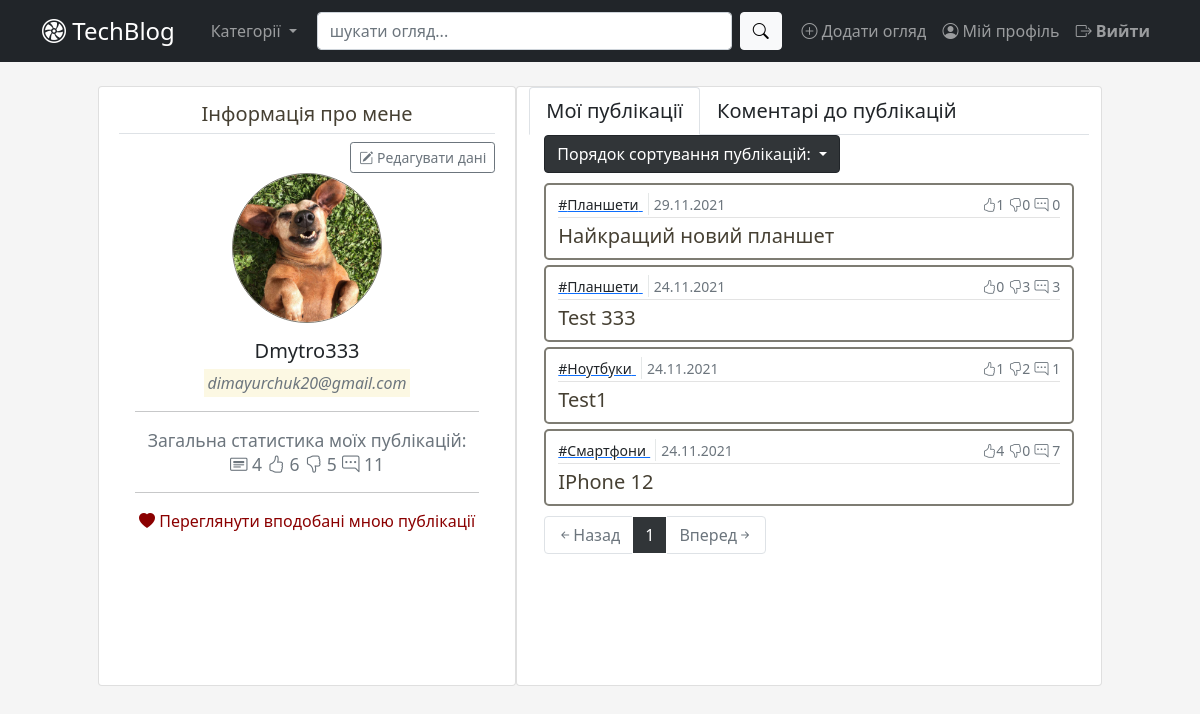
The app's page /auth/account (signed in) with its own data.
### app/user/models.py (models this page shows, shortened)
class User(db.Model, UserMixin):  # type: ignore
    id = db.Column(db.Integer, primary_key=True)  # type: ignore
    username = db.Column(db.String(30), unique=True, nullable=False)
    email = db.Column(db.String(50), unique=True, nullable=False)
    password = db.Column(db.String(30), nullable=False)
    picture = db.Column(db.String(20), nullable=False,
                        server_default='default.jpg')  # type: ignore
    admin = db.Column(db.Boolean, default=False)  # type: ignore
    comment = db.relationship('Comment', backref='user_br', lazy=True)
    like = db.relationship('Like', backref='user_br', lazy=True)
    posts = db.relationship('Post', backref='user_br', lazy=True)
    def is_admin(self):
        return self.admin
    def get_statistic(self):
        posts = Post.query.filter_by(user_id=self.id)
        result = {
            'posts_num': posts.count(),
            'likes': 0,
            'dislikes': 0,
            'comments': 0
        }
        for post in posts:
            result['likes'] = result['likes'] + post.total_likes
            result['dislikes'] = result['dislikes'] + post.total_dislikes
            result['comments'] = result['comments'] + post.total_comments
        return result
    def get_liked_posts(self):
        return db.session.query(Post).join(Like).\
            filter(Like.post_id == Post.id, Like.status == True).\
            filter(Like.user_id == self.id).order_by(Like.id.desc())

### app/blog/models.py (models this page shows, shortened)
class Post(db.Model):  # type: ignore
    __searchable__ = ['title']
    id = db.Column(db.Integer, primary_key=True)  # type: ignore
    category_id = db.Column(db.Integer, db.ForeignKey('category.id'),
                            nullable=False)  # type: ignore
    user_id = db.Column(db.Integer(), db.ForeignKey('user.id'))  # type: ignore
    title = db.Column(db.String(100), nullable=False)  # type: ignore
    content = db.Column(db.Text)  # type: ignore
    created_at = db.Column(db.DateTime, default=datetime.now)  # type: ignore
    comments = db.relationship('Comment', backref='post_br', lazy=True)
    likes = db.relationship('Like', backref='post_br', lazy=True)
    @hybrid_property
    def total_comments(self):
        return Comment.query.filter(Comment.post_id == self.id).count()
    @hybrid_property
    def total_likes(self):
        return Like.query.filter(
            Like.post_id == self.id,
            Like.status == True).count()
    @hybrid_property
    def total_dislikes(self):
        return Like.query.filter(
            Like.post_id == self.id,
            Like.status == False).count()

class Category(db.Model):  # type: ignore
    id = db.Column(db.Integer, primary_key=True)  # type: ignore
    name = db.Column(db.String(25), unique=True, nullable=False)
    category = db.relationship('Post', backref='category_br', lazy=True)

### app/user/views.py (the view)
@user_bp.route("/account")
@login_required
def account():
    posts = Post.query.filter_by(user_id=current_user.id)
    posts, sort_by = handle_posts_view(posts,
                                       request.args)
    comments = db.session.query(Comment).join(Post). \
        filter(Comment.post_id == Post.id,
               Comment.user_id != current_user.id,
               Post.user_id == current_user.id). \
        order_by(Comment.created_at.desc())
    return render_template('account.html', posts=posts, sort_by=sort_by,
                           liked_posts=current_user.get_liked_posts(),
                           comments=comments)

### app/user/models.py (called while the page is built)
@login_manager.user_loader
def load_user(user_id):
    return User.query.get(int(user_id))

### app/utils.py (called while the page is built)
def sort_posts(posts, sort_by):
    print('sort_posts')
    if sort_by == 'best':
        print('best')
        return posts.order_by(
            (Post.total_likes - Post.total_dislikes).desc(),
            Post.total_likes.desc()
        )
    elif sort_by == 'oldest':
        print('oldest')
        return posts.order_by(Post.created_at.asc())
    else:
        print('newest')
        return posts.order_by(Post.created_at.desc())

def handle_posts_view(posts, request_args):
    page = request_args.get('page', 1, type=int)
    sort_by = request_args.get('sort_by', 'newest', type=str)
    posts = sort_posts(posts, sort_by)
    posts = posts.paginate(page=page, per_page=5)
    return posts, sort_by

### app/user/templates/user/account.html (shortened to what this page needs)
{% extends "base.html" %}
{% block main %}
  {% from "_render_field.html" import render_liked_post_item, render_post_item_account, pagination_block, render_sorting_menu %}
  <div id="profile-main" class="row blogger-profile-section">
    <div id="profile-info" class="card col-5">
      <div class="p-2">
        <legend class="border-bottom text-center text-title p-1">Інформація про мене</legend>
        <div align="right"><a href="{{url_for('user_bp_in.account_update')}}" role="button" class="btn btn-outline-secondary btn-sm bi bi-pencil-square m-0" id="edit-button"> Редагувати дані</a></div>
          <div align="center">
            <img src="{{url_for('static',filename='profile_pictures/' + current_user.picture)}}" class="rounded-circle profile-img" alt="profile-image">
            <div class="card-body">
              <h5 class="card-title">{{ current_user.username }}</h5>
              <mark><em class="card-title text-muted">{{ current_user.email }}</em></mark>
              {% if posts.items[0] %}
                <hr>
                <div class="mt-3 h5">
                  <small class="text-muted">Загальна статистика моїх публікацій:</small>
                  <p>
                    <small class="text-muted"><i class="bi bi-card-heading" title="Загальна кількість публікацій"></i> {{current_user.get_statistic()['posts_num'] }}</small>
                    <small class="text-muted"><i class="bi bi-hand-thumbs-up" title="Кількість лайків"></i> {{ current_user.get_statistic()['likes'] }}</small>
                    <small class="text-muted"><i class="bi bi-hand-thumbs-down" title="Кількість дизлайків"></i> {{ current_user.get_statistic()['dislikes'] }}</small>
                    <small class="text-muted"><i class="bi bi-chat-right-dots" title="Кількість коментарів"></i> {{ current_user.get_statistic()['comments'] }}</small>
                  </p>
                </div>
              {% endif %}
              <hr>
              <div align="center"><a id="show-liked-link" class="bi bi-heart-fill m-0" data-bs-toggle="offcanvas" href="#offcanvasLikedPosts" role="button" aria-controls="offcanvasLikedPosts"> Переглянути вподобані мною публікації</a></div>
            </div>
        </div>
      </div>
    </div>
    <div id="posts-info" class="card col">
      <nav>
        <div class="nav nav-tabs" id="nav-tab" role="tablist">
            <button class="nav-link active text-dark text-title" id="nav-my-posts-tab" data-bs-toggle="tab" data-bs-target="#nav-my-posts" type="button" role="tab" aria-controls="nav-my-posts" aria-selected="true">Мої публікації</button>
            <button class="nav-link text-dark text-title" id="nav-new-comments-tab" data-bs-toggle="tab" data-bs-target="#nav-new-comments" type="button" role="tab" aria-controls="nav-new-comments" aria-selected="false" title="до моїх публікацій">Коментарі до публікацій</button>
        </div>
      </nav>
      <div class="tab-content" id="nav-tabContent" style="overflow-y: scroll; overflow: auto;">
          <div class="tab-pane fade show active" id="nav-my-posts" role="tabpanel" aria-labelledby="nav-my-posts">
            {{ render_sorting_menu() }}
            {% for post in posts.items %}
               {{ render_post_item_account(post) }}
            {% endfor %}
            {{ pagination_block(posts, sort_by) }}
          </div>
      </div>
    </div>
  </div>
{% endblock main %}

### app/templates/_render_field.html (shortened to what this page needs)
{% macro render_post_item_account(post) %}
  <article class="media article-section base-article-property">
    <div class="media-body">
      <div class="article-metadata">
        <a class="separator" href="{{url_for('blog_bp_in.posts_by_category', id=post.category_br.id)}}">
          <small class="link-dark">#{{ post.category_br.name }}</small>
        </a>
        <small class="text-muted">{{ post.created_at.strftime('%d.%m.%Y') }}</small>
        <div class="align-right">
          <small class="text-muted"><i class="bi bi-hand-thumbs-up"></i>{{post.total_likes}}</small>
          <small class="text-muted"><i class="bi bi-hand-thumbs-down"></i>{{post.total_dislikes}}</small>
          <small class="text-muted"><i class="bi bi-chat-right-dots"></i> {{post.total_comments}}</small>
        </div>
      </div>
        <a class="article-title-small" href="{{url_for('blog_bp_in.post_view', post_id=post.id)}}"> {{ post.title }} </a>
    </div>
  </article>
{% endmacro %}
{% macro render_sorting_menu() %}
  <div class="dropdown block-margin">
    <button class="btn btn-dark dropdown-toggle" type="button" data-bs-toggle="dropdown" aria-expanded="false">
      Порядок сортування публікацій:
    </button>
  </div>
{% endmacro %}
{% macro pagination_block(posts, sort_by) %}
  <ul class="pagination">
     {% if posts.has_prev %}
        <li class="page-item" aria-current="page"><a class="page-link" href="{{ url_for(request.url_rule.endpoint, sort_by=sort_by, page=posts.page-1) }}"><i class="bi bi-arrow-left-short"></i>Назад</a></li>
     {% else %}
        <li class="page-item disabled" aria-current="page"><a class="page-link"><i class="bi bi-arrow-left-short"></i>Назад</a></li>
     {% endif %}
     {% for page_num in posts.iter_pages(left_edge=1, right_edge=1, left_current=2, right_current=3) %}
        {% if page_num %}
          {% if posts.page == page_num %}
              <li class="page-item active" aria-current="page"><a class="page-link" href="{{ url_for(request.url_rule.endpoint, sort_by=sort_by, page=page_num) }}">{{ page_num }}</a></li>
          {% else %}
              <li class="page-item"><a class="page-link" href="{{ url_for(request.url_rule.endpoint, sort_by=sort_by, page=page_num) }}">{{ page_num }}</a></li>
          {% endif %}
        {% else %}
           <li class="page-item disabled"> <a class="page-link"> ... </a></li>
        {% endif %}
     {% endfor %}
     {% if posts.has_next %}
        <li class="page-item" aria-current="page"><a class="page-link" href="{{ url_for(request.url_rule.endpoint, sort_by=sort_by, page=posts.page+1) }}">Вперед<i class="bi bi-arrow-right-short"></i></a></li>
     {% else %}
        <li class="page-item disabled" aria-current="page"><a class="page-link">Вперед<i class="bi bi-arrow-right-short"></i></a></li>
     {% endif %}
  </ul>
{% endmacro %}

### app/static/css/custom.css (style rules this page uses)
body { background-color: #f5f5f5; !important; }
.article-section { background: white; padding: 10px 20px; border: 2px solid #7E7C73; border-radius: 5px; margin: 5px 15px; }
.article-metadata { padding-bottom: 1px; margin-bottom: 3px; border-bottom: 1px solid #e3e3e3; }
.profile-img { display: block; height: 150px; width: 150px; border: 1px solid #7E7C73; }
.align-right { float:right; }
#posts-info { height:600px; }
.article-title-small { font-size: 20px; color: #464033; font-weight: 500; text-decoration: none; }
.base-article-property { margin:5px 15px; padding: 7px 12px; text-align: left; }
#edit-button { margin:5px; position:sticky; top:0; right:0; }
.blogger-profile-section { overflow:auto; margin:auto; width:90%; }
.text-title { font-size: 20px; color: #464033; font-weight: 400; }
#show-liked-link { color: #8b0000; text-decoration: none; }
.separator { border-right: thin solid #E5E8E8; padding-right: 5px; margin-right: 5px; }
.pagination { margin: 10px 15px; }
.page-link { color: #313538; }
.page-item.active .page-link { background: #313538; color: white; border-color: white; }
.btn.btn-dark.dropdown-toggle { background: #313538; }
.block-margin { margin-left: 15px; margin-bottom: 10px; }

### records on screen
User: picture (picture), username "Dmytro333", email "dimayurchuk20@gmail.com"
Post: category_br.name "Планшети", created_at "29.11.2021", total_likes "1", total_dislikes "0", total_comments "0", title "Найкращий новий планшет"
Post: category_br.name "Планшети", created_at "24.11.2021", total_likes "0", total_dislikes "3", total_comments "3", title "Test 333"
Post: category_br.name "Ноутбуки", created_at "24.11.2021", total_likes "1", total_dislikes "2", total_comments "1", title "Test1"
Post: category_br.name "Смартфони", created_at "24.11.2021", total_likes "4", total_dislikes "0", total_comments "7", title "IPhone 12"

### other values on screen
{{ current_user.get_statistic()['posts_num'] }} "4"
{{ current_user.get_statistic()['likes'] }} "6"
{{ current_user.get_statistic()['dislikes'] }} "5"
{{ current_user.get_statistic()['comments'] }} "11"
{{ page_num }} "1"
